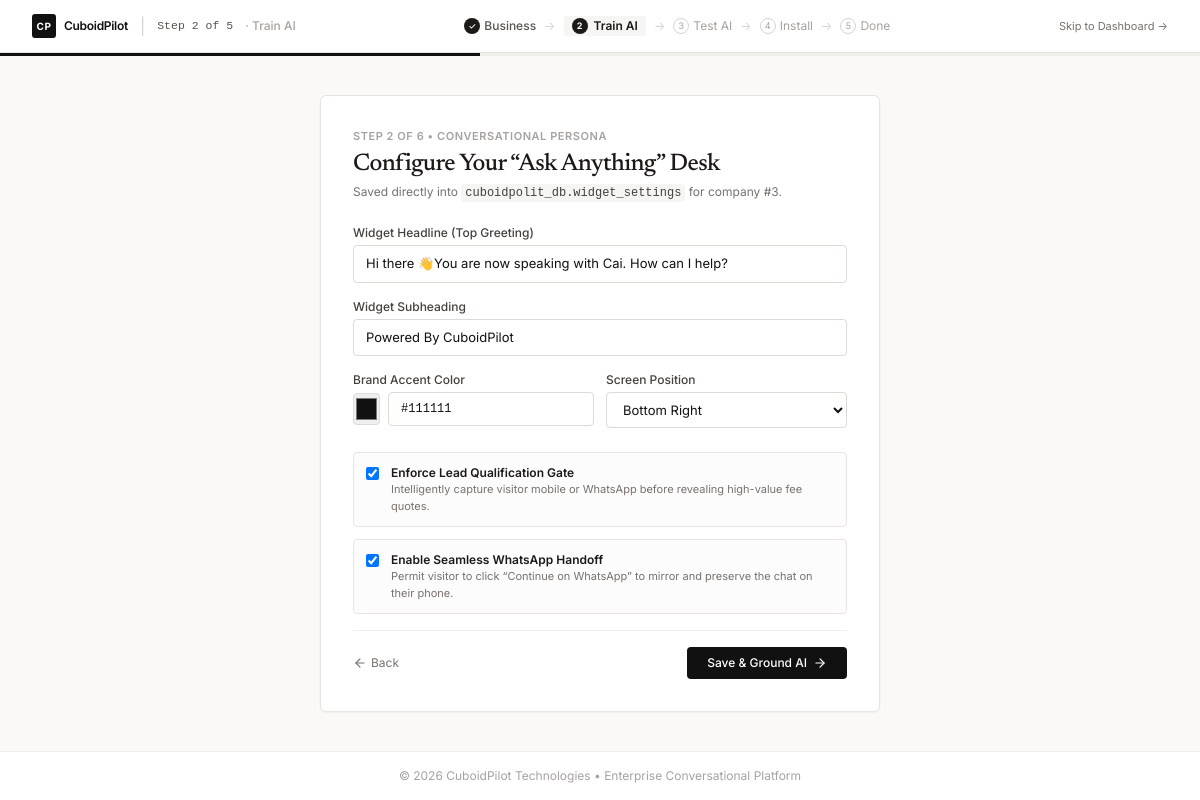
The page /onboarding/goals.php on the database its author committed.
### tables this page shows
CREATE TABLE `companies` (
  `id` int(11) NOT NULL AUTO_INCREMENT,
  `uuid` varchar(64) NOT NULL,
  `name` varchar(150) NOT NULL,
  `logo_url` varchar(255) DEFAULT NULL,
  `logo_dark_url` varchar(255) DEFAULT NULL,
  `logo_light_url` varchar(255) DEFAULT NULL,
  `slug` varchar(150) NOT NULL,
  `company_key` varchar(64) NOT NULL,
  `industry` varchar(100) DEFAULT NULL,
  `city` varchar(100) DEFAULT NULL,
  `country` varchar(50) NOT NULL DEFAULT 'India',
  `currency` varchar(10) NOT NULL DEFAULT 'INR',
  `timezone` varchar(50) NOT NULL DEFAULT 'Asia/Kolkata',
  `plan_id` int(11) DEFAULT NULL,
  `status` enum('active','trial','suspended','cancelled') NOT NULL DEFAULT 'trial',
  `onboarding_completed` tinyint(1) NOT NULL DEFAULT 0,
  `whatsapp_connected` tinyint(1) NOT NULL DEFAULT 0,
  `trial_started_at` datetime DEFAULT NULL,
  `trial_ends_at` datetime DEFAULT NULL,
  `plan_tier` varchar(50) DEFAULT 'free_trial',
  `created_at` datetime NOT NULL DEFAULT current_timestamp(),
  `updated_at` datetime NOT NULL DEFAULT current_timestamp() ON UPDATE current_timestamp(),
  PRIMARY KEY (`id`),
  UNIQUE KEY `uuid` (`uuid`),
  UNIQUE KEY `slug` (`slug`),
  UNIQUE KEY `company_key` (`company_key`),
  KEY `idx_company_key` (`company_key`),
  KEY `idx_plan_id` (`plan_id`),
  CONSTRAINT `fk_companies_plan` FOREIGN KEY (`plan_id`) REFERENCES `plans` (`id`) ON DELETE SET NULL
);

CREATE TABLE `widget_settings` (
  `id` int(11) NOT NULL AUTO_INCREMENT,
  `company_id` int(11) NOT NULL,
  `brand_name` varchar(100) NOT NULL,
  `assistant_name` varchar(100) DEFAULT 'Cai',
  `logo_url` varchar(255) DEFAULT NULL,
  `logo_dark_url` varchar(255) DEFAULT NULL,
  `logo_light_url` varchar(255) DEFAULT NULL,
  `accent_color` varchar(20) NOT NULL DEFAULT '#059669',
  `theme_mode` varchar(20) DEFAULT 'dark',
  `greeting_heading` varchar(255) NOT NULL DEFAULT 'Ask anything about our pricing, plans or EMI',
  `greeting_subheading` varchar(255) NOT NULL DEFAULT 'Instant answers powered by CuboidPolit AI',
  `position` enum('bottom_right','bottom_left') NOT NULL DEFAULT 'bottom_right',
  `enable_whatsapp_continue` tinyint(1) NOT NULL DEFAULT 1,
  `enable_appointments` tinyint(1) DEFAULT 1,
  `calendar_working_days` varchar(50) DEFAULT '1,2,3,4,5,6',
  `calendar_start_time` varchar(10) DEFAULT '10:00',
  `calendar_end_time` varchar(10) DEFAULT '18:00',
  `calendar_slot_duration` int(11) DEFAULT 30,
  `calendar_buffer_minutes` int(11) DEFAULT 0,
  `calendar_advance_days` int(11) DEFAULT 7,
  `calendar_meet_url` varchar(255) DEFAULT 'https://meet.google.com/cp-consult',
  `calendar_provider` varchar(50) DEFAULT 'native',
  `calendar_api_key` varchar(255) DEFAULT NULL,
  `calendar_booking_url` varchar(255) DEFAULT NULL,
  `calendar_webhook_url` varchar(255) DEFAULT NULL,
  `calendar_sync_enabled` tinyint(1) DEFAULT 1,
  `enable_human_help` tinyint(1) DEFAULT 1,
  `enable_payments` tinyint(1) DEFAULT 1,
  `razorpay_key_id` varchar(100) DEFAULT NULL,
  `razorpay_key_secret` varchar(100) DEFAULT NULL,
  `bank_name` varchar(100) DEFAULT 'HDFC Bank',
  `bank_account_holder` varchar(100) DEFAULT 'CuboidSoft Technologies',
  `bank_account_no` varchar(50) DEFAULT '50200088991122',
  `bank_ifsc` varchar(20) DEFAULT 'HDFC0001234',
  `bank_upi_id` varchar(50) DEFAULT 'cuboidsoft@hdfcbank',
  `bank_qr_url` varchar(255) DEFAULT NULL,
  `whatsapp_number` varchar(30) DEFAULT NULL,
  `require_phone_for_pricing` tinyint(1) NOT NULL DEFAULT 1,
  `created_at` datetime NOT NULL DEFAULT current_timestamp(),
  `updated_at` datetime NOT NULL DEFAULT current_timestamp() ON UPDATE current_timestamp(),
  `linkedin_ayush` varchar(255) DEFAULT 'https://linkedin.com/in/ayushman-varma',
  `linkedin_cai` varchar(255) DEFAULT 'https://linkedin.com/company/cuboidpilot',
  `linkedin_cuboidsoft` varchar(255) DEFAULT 'https://linkedin.com/company/cuboidsoft',
  PRIMARY KEY (`id`),
  UNIQUE KEY `company_id` (`company_id`),
  CONSTRAINT `fk_ws_company` FOREIGN KEY (`company_id`) REFERENCES `companies` (`id`) ON DELETE CASCADE
);

### onboarding/goals.php (the view, shortened to what this page needs)
<?php
require_once __DIR__ . '/onboarding_helper.php';
$ctx = getOnboardingContext();
$company = $ctx['company'];
$widget = $ctx['widget'];
?>
<!DOCTYPE html>
<html lang="en">
<head>
  <script src="https://cdn.tailwindcss.com"></script>
</head>
<body class="min-h-screen flex flex-col justify-between selection:bg-stone-200">
  <?php renderOnboardingHeader(2); ?>
  <main class="flex-1 flex items-center justify-center p-6">
    <div class="w-full max-w-[560px] bg-white border border-[#e7e5de] rounded-[6px] p-8 shadow-sm">
      <div class="mb-6">
        <span class="text-[11px] font-semibold uppercase tracking-wider text-stone-400 block mb-1">Step 2 of 6 • Conversational Persona</span>
        <h1 class="text-2xl font-medium tracking-tight text-stone-900 serif-heading">
          Configure Your “Ask Anything” Desk
        </h1>
        <p class="text-xs text-stone-500 mt-1">
          Saved directly into <code class="font-mono bg-stone-100 px-1 py-0.5 rounded text-stone-700">cuboidpolit_db.widget_settings</code> for company #<?= $company['id'] ?>.
        </p>
      </div>
      <form method="POST" action="goals.php" class="space-y-4">
        <div>
          <label class="block text-xs font-medium text-stone-700 mb-1">Widget Headline (Top Greeting)</label>
          <input type="text" name="greeting_heading" value="<?= htmlspecialchars($widget['greeting_heading'] ?? 'Ask anything about our admissions, fee structure & EMI') ?>" required class="form-input">
        </div>
        <div>
          <label class="block text-xs font-medium text-stone-700 mb-1">Widget Subheading</label>
          <input type="text" name="greeting_subheading" value="<?= htmlspecialchars($widget['greeting_subheading'] ?? 'Instant answers powered by CuboidPilot AI') ?>" required class="form-input">
        </div>
        <div class="grid grid-cols-2 gap-3">
          <div>
            <label class="block text-xs font-medium text-stone-700 mb-1">Brand Accent Color</label>
            <div class="flex items-center gap-2">
              <input type="color" name="accent_color" value="<?= htmlspecialchars($widget['accent_color'] ?? '#111111') ?>" class="w-8 h-8 p-0 border border-[#dcdad3] rounded cursor-pointer">
              <input type="text" value="<?= htmlspecialchars($widget['accent_color'] ?? '#111111') ?>" class="form-input text-xs font-mono" readonly>
            </div>
          </div>
          <div>
            <label class="block text-xs font-medium text-stone-700 mb-1">Screen Position</label>
            <select name="position" class="form-input bg-white">
              <option value="bottom_right" <?= ($widget['position'] ?? '') === 'bottom_right' ? 'selected' : '' ?>>Bottom Right</option>
            </select>
          </div>
        </div>
        <div class="pt-2 space-y-3">
          <label class="flex items-start gap-3 p-3 border border-[#e7e5de] rounded-[4px] hover:bg-stone-50 cursor-pointer transition-colors bg-stone-50/50">
            <input type="checkbox" name="require_phone" value="1" <?= !empty($widget['require_phone_for_pricing']) ? 'checked' : '' ?> class="mt-0.5 rounded-[3px] text-stone-900 focus:ring-0">
            <div>
              <div class="text-xs font-semibold text-stone-900">Enforce Lead Qualification Gate</div>
              <div class="text-[11px] text-stone-500">Intelligently capture visitor mobile or WhatsApp before revealing high-value fee quotes.</div>
            </div>
          </label>
          <label class="flex items-start gap-3 p-3 border border-[#e7e5de] rounded-[4px] hover:bg-stone-50 cursor-pointer transition-colors bg-stone-50/50">
            <input type="checkbox" name="enable_whatsapp" value="1" <?= !empty($widget['enable_whatsapp_continue']) ? 'checked' : '' ?> class="mt-0.5 rounded-[3px] text-stone-900 focus:ring-0">
            <div>
              <div class="text-xs font-semibold text-stone-900">Enable Seamless WhatsApp Handoff</div>
              <div class="text-[11px] text-stone-500">Permit visitor to click “Continue on WhatsApp” to mirror and preserve the chat on their phone.</div>
            </div>
          </label>
        </div>
        <div class="pt-4 border-t border-[#f0eee8] flex items-center justify-between">
          <a href="business.php" class="text-xs text-stone-500 hover:text-stone-900 flex items-center gap-1">
            <i data-lucide="arrow-left" class="w-3.5 h-3.5"></i>
            <span>Back</span>
          </a>
          <button type="submit" class="btn-primary py-2 px-5 bg-[#111111] hover:bg-black text-white text-xs font-medium rounded-[4px] transition-colors flex items-center gap-1.5">
            <span>Save & Ground AI</span>
            <i data-lucide="arrow-right" class="w-3.5 h-3.5"></i>
          </button>
        </div>
      </form>
    </div>
  </main>
  <footer class="py-4 text-center text-xs text-stone-400 border-t border-[#f0eee8] bg-white">
    © 2026 CuboidPilot Technologies • Enterprise Conversational Platform
  </footer>
</body>
</html>

### onboarding/onboarding_helper.php (shortened to what this page needs)
<?php
function getOnboardingContext() {
    $pdo = getDbConnection();
    $companyId = $_SESSION['company_id'] ?? null;
    $userId = $_SESSION['user_id'] ?? null;
    if (!$companyId || !$userId) {
        $comp = $pdo->query("SELECT id, name, slug, company_key, industry, city, country, currency, timezone, onboarding_completed FROM `companies` ORDER BY id ASC LIMIT 1")->fetch();
        if ($comp) {
            $companyId = $comp['id'];
            $user = $pdo->prepare("SELECT id, name, email, role FROM `users` WHERE `company_id` = ? LIMIT 1");
            $user->execute([$companyId]);
            $u = $user->fetch();
            if ($u) {
                $userId = $u['id'];
            }
        }
    }
    $stmt = $pdo->prepare("SELECT * FROM `companies` WHERE `id` = ?");
    $stmt->execute([$companyId]);
    $company = $stmt->fetch();
    $wStmt = $pdo->prepare("SELECT * FROM `widget_settings` WHERE `company_id` = ?");
    $wStmt->execute([$companyId]);
    $widget = $wStmt->fetch();
    return [
        'pdo'     => $pdo,
        'company' => $company,
        'widget'  => $widget,
        'user_id' => $userId,
    ];
}
function renderOnboardingHeader($currentStep = 1) {
    $steps = [
        1 => ['title' => 'Business', 'file' => 'business.php'],
        2 => ['title' => 'Train AI', 'file' => 'train.php'],
        3 => ['title' => 'Test AI', 'file' => 'test.php'],
        4 => ['title' => 'Install', 'file' => 'install.php'],
        5 => ['title' => 'Done', 'file' => 'done.php'],
    ];
    $percent = round(($currentStep / 5) * 100);
    ?>
    <header class="py-3 sm:py-3.5 px-4 sm:px-8 border-b border-[#e7e5de] bg-white flex items-center justify-between">
      <div class="flex items-center gap-2.5 sm:gap-3">
        <a href="../index.html" class="flex items-center gap-2 text-[#111111] no-underline">
          <div class="w-6 h-6 rounded-[3px] bg-[#111111] text-white flex items-center justify-center font-bold text-[10px] tracking-wider shrink-0">
            CP
          </div>
          <span class="text-xs font-semibold tracking-tight hidden sm:inline">CuboidPilot</span>
        </a>
        <span class="text-stone-300">|</span>
        <span class="text-[11.5px] text-stone-600 font-mono font-medium">Step <?= $currentStep ?> of 5</span>
        <span class="text-xs text-stone-400 font-medium hidden sm:inline">· <?= htmlspecialchars($steps[$currentStep]['title']) ?></span>
      </div>
      <nav class="hidden md:flex items-center gap-1.5 lg:gap-2 text-xs">
        <?php foreach ($steps as $num => $s): ?>
          <?php if ($num < $currentStep): ?>
            <a href="<?= $s['file'] ?>" class="text-stone-600 hover:text-stone-900 font-medium flex items-center gap-1 transition-colors">
              <span class="w-4 h-4 rounded-full bg-stone-900 text-white text-[9px] flex items-center justify-center">✓</span>
              <span><?= $s['title'] ?></span>
            </a>
            <span class="text-stone-300">&rarr;</span>
          <?php elseif ($num === $currentStep): ?>
            <span class="text-stone-900 font-semibold flex items-center gap-1.5 px-2 py-0.5 bg-stone-100 rounded-[3px]">
              <span class="w-4 h-4 rounded-full bg-stone-900 text-white text-[9px] flex items-center justify-center font-bold"><?= $num ?></span>
              <span><?= $s['title'] ?></span>
            </span>
            <?php if ($num < 5): ?><span class="text-stone-300">&rarr;</span><?php endif; ?>
          <?php else: ?>
            <span class="text-stone-400 flex items-center gap-1">
              <span class="w-4 h-4 rounded-full border border-stone-300 text-stone-400 text-[9px] flex items-center justify-center"><?= $num ?></span>
              <span><?= $s['title'] ?></span>
            </span>
            <?php if ($num < 5): ?><span class="text-stone-300">&rarr;</span><?php endif; ?>
          <?php endif; ?>
        <?php endforeach; ?>
      </nav>
      <div class="flex items-center gap-2">
        <a href="../app/overview.html" class="text-[11px] text-stone-500 hover:text-stone-900 hover:underline">
          <span class="hidden sm:inline">Skip to Dashboard</span>
          <span class="sm:hidden">Skip</span> &rarr;
        </a>
      </div>
    </header>
    <div class="w-full bg-[#f0eee8] h-[2.5px] relative overflow-hidden">
      <div
        id="onboarding-progress-bar"
        class="bg-[#111111] h-full transition-all duration-500 ease-out"
        style="width: <?= $percent ?>%;"
      ></div>
    </div>
    <?php
}

### onboarding/goals.php (style rules this page uses)
body { font-family: 'Inter', -apple-system, sans-serif; background-color: #faf9f7; color: #111111; }
.serif-heading { font-family: 'Newsreader', Georgia, serif; }
button, input, select { border-radius: 4px; }
.form-input { width: 100%; padding: 8px 12px; font-size: 13px; border: 1px solid #dcdad3; border-radius: 4px; background-color: #ffffff; color: #111111; transition: border-color 0.15s ease; }

### rows shown on the page
companies: id "3"
widget_settings: greeting_heading "Hi there 👋You are now speaking with Cai. How can I help?", greeting_subheading "Powered By CuboidPilot", accent_color "#111111", position "Bottom Right", require_phone_for_pricing "☑", enable_whatsapp_continue "☑"

### other values the page prints
$currentStep "2"
$steps[$currentStep]['title'] "Train AI"
$s['title'] "Business"
$num "2"
$s['title'] "Train AI"
$num "3"
$s['title'] "Test AI"
$num "4"
$s['title'] "Install"
$num "5"
$s['title'] "Done"
